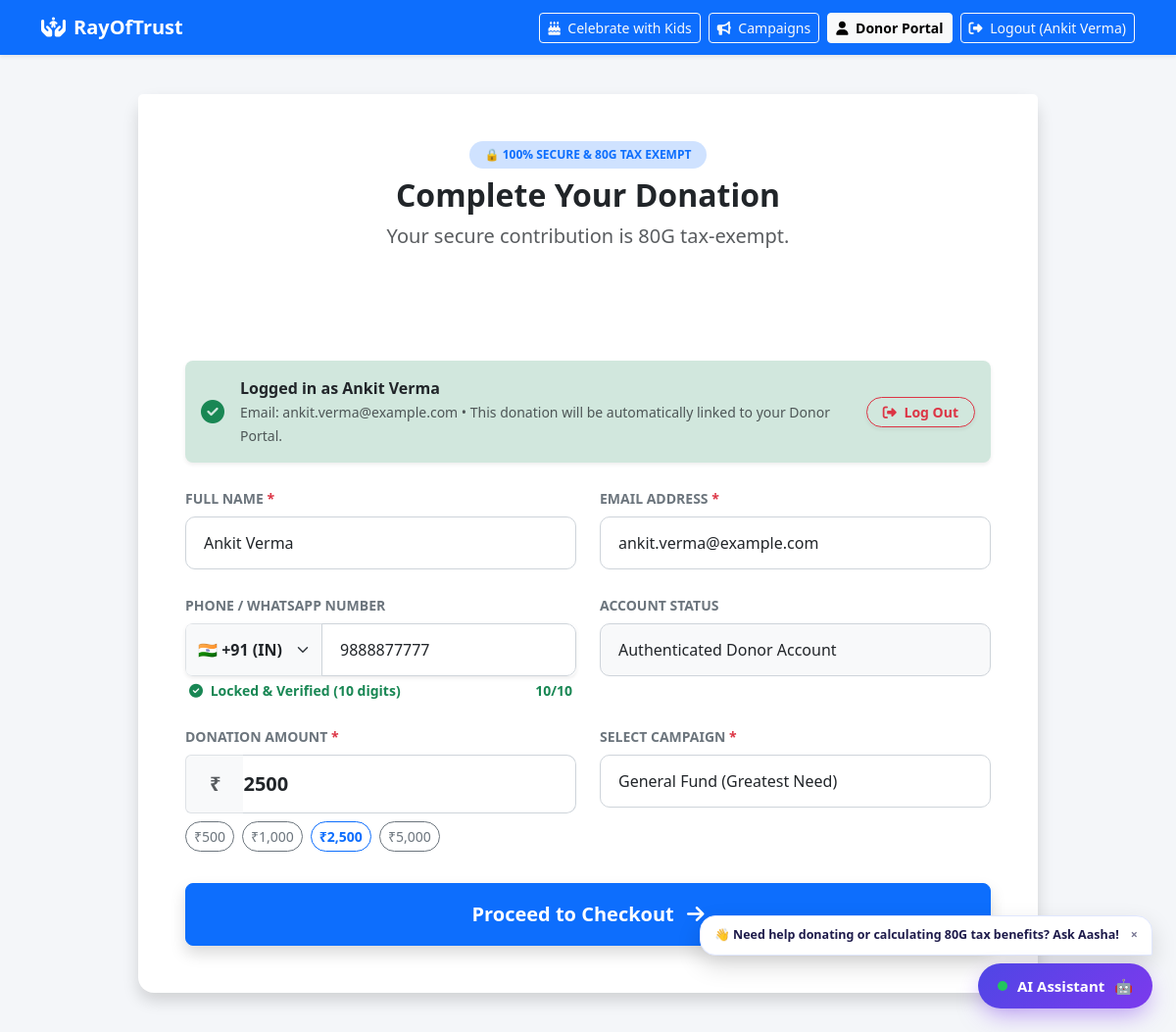
The page /donate (signed in) on the database its author committed.
### tables this page shows
CREATE TABLE users (
        id INTEGER PRIMARY KEY AUTOINCREMENT,
        name TEXT NOT NULL,
        email TEXT UNIQUE NOT NULL,
        phone TEXT,
        password_hash TEXT,
        role TEXT NOT NULL DEFAULT 'donor'
    );

### app.py (the view)
@app.route('/donate')
def public_donate():
    db = get_db()
    cursor = db.cursor()
    donor = None
    donor_id = session.get('donor_id')
    if donor_id:
        cursor.execute('SELECT * FROM users WHERE id = ?', (donor_id,))
        donor = cursor.fetchone()
    return render_template('donate.html', donor=donor)

### app.py (called while the page is built)
def get_db():
    db = getattr(g, '_database', None)
    if db is None:
        db = g._database = sqlite3.connect(DATABASE, timeout=30.0)
        db.row_factory = sqlite3.Row
    return db

@app.teardown_appcontext
def close_connection(exception):
    db = getattr(g, '_database', None)
    if db is not None:
        db.close()

@app.context_processor
def inject_current_user():
    donor = None
    donor_id = session.get('donor_id')
    if donor_id:
        try:
            db = get_db()
            cursor = db.cursor()
            cursor.execute('SELECT * FROM users WHERE id = ?', (donor_id,))
            donor = cursor.fetchone()
        except Exception:
            donor = None
    return dict(current_donor=donor, is_admin_logged_in=session.get('logged_in'))

### templates/donate.html (shortened to what this page needs)
<!DOCTYPE html>
<html lang="en">
<head>
    <link href="https://cdn.jsdelivr.net/npm/bootstrap@5.3.0/dist/css/bootstrap.min.css" rel="stylesheet">
    <link rel="stylesheet" href="https://cdnjs.cloudflare.com/ajax/libs/font-awesome/6.4.0/css/all.min.css">
</head>
<body>
    <nav class="navbar navbar-expand-lg navbar-dark bg-primary shadow-sm">
        <div class="container">
            <a class="navbar-brand fw-bold" href="/"><i class="fa-solid fa-hands-holding-child me-2"></i>RayOfTrust</a>
            <div class="d-flex align-items-center">
                <a href="/celebrate" class="btn btn-outline-light btn-sm me-2"><i class="fa-solid fa-cake-candles me-1"></i> Celebrate with Kids</a>
                <a href="/campaigns" class="btn btn-outline-light btn-sm me-2"><i class="fa-solid fa-bullhorn me-1"></i> Campaigns</a>
                <a href="/donor" class="btn btn-light btn-sm fw-bold me-2"><i class="fa-solid fa-user me-1"></i> Donor Portal</a>
                {% if donor %}
                <a href="/logout?next=donate" class="btn btn-outline-light btn-sm"><i class="fa-solid fa-right-from-bracket me-1"></i> Logout ({{ donor.name }})</a>
                {% else %}
                <a href="/admin" class="btn btn-outline-light btn-sm"><i class="fa-solid fa-lock me-1"></i> Admin</a>
                {% endif %}
            </div>
        </div>
    </nav>
    <div class="checkout-container px-3">
        <div class="card shadow border-0 rounded-4 mb-4" id="donation-details">
            <div class="card-header bg-white text-center py-5 border-0">
                <span class="badge bg-primary-subtle text-primary px-3 py-2 rounded-pill fw-bold mb-2">
                    🔒 100% SECURE & 80G TAX EXEMPT
                </span>
                <h2 class="fw-bold text-dark mb-2">Complete Your Donation</h2>
                <p class="text-muted fs-5">Your secure contribution is 80G tax-exempt.</p>
            </div>
            <div class="card-body p-4 p-md-5 pt-0">
                {% if donor %}
                <div class="alert alert-success d-flex align-items-center justify-content-between mb-4 p-3 rounded-3 shadow-sm border-0">
                    <div class="d-flex align-items-center">
                        <i class="fa-solid fa-circle-check fs-4 me-3 text-success"></i>
                        <div>
                            <strong class="d-block text-dark">Logged in as {{ donor.name }}</strong>
                            <small class="text-muted">Email: {{ donor.email }} • This donation will be automatically linked to your Donor Portal.</small>
                        </div>
                    </div>
                    <a href="/logout?next=donate" class="btn btn-outline-danger btn-sm rounded-pill px-3 fw-bold ms-3 text-nowrap shadow-sm">
                        <i class="fa-solid fa-right-from-bracket me-1"></i> Log Out
                    </a>
                </div>
                {% endif %}
                <form id="donationForm" action="/public_add_donation" method="POST">
                    <div class="row">
                        <div class="col-md-6 mb-4">
                            <label class="form-label fw-bold text-secondary small text-uppercase">Full Name <span class="text-danger">*</span></label>
                            <input type="text" class="form-control form-control-custom" name="donor_name" id="donor_name" value="{{ donor.name if donor else '' }}" placeholder="John Doe" required>
                        </div>
                        <div class="col-md-6 mb-4">
                            <label class="form-label fw-bold text-secondary small text-uppercase">Email Address <span class="text-danger">*</span></label>
                            <input type="email" class="form-control form-control-custom" name="donor_email" id="donor_email" value="{{ donor.email if donor else '' }}" placeholder="john@example.com" required>
                        </div>
                    </div>
                    <div class="row">
                        <div class="col-md-6 mb-4">
                            <label class="form-label fw-bold text-secondary small text-uppercase">Phone / WhatsApp Number</label>
                            <div class="input-group shadow-sm rounded-3 overflow-hidden">
                                <select class="form-select bg-light fw-bold text-dark border-end-0" id="donateCountryCode" style="max-width: 140px;" onchange="updateDonateFullPhone()">
                                    <option value="+91" selected>🇮🇳 +91 (IN)</option>
                                </select>
                                <input type="tel" class="form-control form-control-custom" id="donatePhoneRaw" maxlength="10" minlength="10" placeholder="9876543210 (10 digits)" onkeydown="enforceDigitOnly(event)" oninput="handleDonatePhoneInput(this)">
                            </div>
                            <div class="d-flex justify-content-between align-items-center mt-1 px-1">
                                <small class="text-muted small" id="donatePhoneLockStatus"> Locked to 10 digits</small>
                                <small class="fw-bold" id="donatePhoneDigitCount" style="color: #6c757d;">0/10</small>
                            </div>
                        </div>
                        {% if not donor %}
                        <div class="col-md-6 mb-4">
                            <label class="form-label fw-bold text-secondary small text-uppercase">Create Account Password (Optional)</label>
                            <input type="password" class="form-control form-control-custom" name="donor_password" placeholder="Password for Donor Portal access">
                        </div>
                        {% else %}
                        <div class="col-md-6 mb-4">
                            <label class="form-label fw-bold text-secondary small text-uppercase">Account Status</label>
                            <input type="text" class="form-control form-control-custom bg-light" value="Authenticated Donor Account" readonly>
                        </div>
                        {% endif %}
                    </div>
                    <div class="row">
                        <div class="col-md-6 mb-4">
                            <label class="form-label fw-bold text-secondary small text-uppercase">Donation Amount <span class="text-danger">*</span></label>
                            <div class="input-group">
                                <span class="input-group-text bg-light border-end-0 fw-bold fs-5 px-4 text-muted">₹</span>
                                <input type="number" class="form-control form-control-custom border-start-0 ps-0 fs-5 fw-bold" name="amount" id="donation_amount" placeholder="2500" value="2500" min="10" required>
                            </div>
                            <div class="d-flex gap-2 mt-2">
                                <button type="button" class="btn btn-sm btn-outline-secondary rounded-pill" onclick="setPreset(500)">₹500</button>
                                <button type="button" class="btn btn-sm btn-outline-secondary rounded-pill" onclick="setPreset(1000)">₹1,000</button>
                                <button type="button" class="btn btn-sm btn-outline-primary rounded-pill fw-bold" onclick="setPreset(2500)">₹2,500</button>
                                <button type="button" class="btn btn-sm btn-outline-secondary rounded-pill" onclick="setPreset(5000)">₹5,000</button>
                            </div>
                        </div>
                        <div class="col-md-6 mb-4">
                            <label class="form-label fw-bold text-secondary small text-uppercase">Select Campaign <span class="text-danger">*</span></label>
                            <select class="form-select form-control-custom" name="purpose" id="donation_purpose" required>
                                <option value="General Fund" selected>General Fund (Greatest Need)</option>
                            </select>
                        </div>
                    </div>
                    <button type="button" class="btn btn-primary btn-lg w-100 py-3 fw-bold fs-5 shadow mt-2" onclick="showPayment()">
                        Proceed to Checkout <i class="fa-solid fa-arrow-right ms-2"></i>
                    </button>
                </form>
            </div>
        </div>
    </div>
    {% include 'ai_widget.html' %}
</body>
</html>

### templates/donate.html (style rules this page uses)
body { background-color: #f4f6f9; font-family: 'Segoe UI', Tahoma, Geneva, Verdana, sans-serif; }
.checkout-container { max-width: 950px; margin: 40px auto; }
.form-control-custom { background: #fff; border: 1.5px solid #ced4da; padding: 14px 18px; border-radius: 10px; font-size: 1rem; transition: 0.3s; }

### rows shown on the page
users: name "Ankit Verma", email "ankit.verma@example.com", donor_name "Ankit Verma", donor_email "ankit.verma@example.com"
